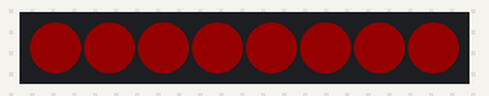
Bench run of a program on a simulated Raspberry Pi Pico running CircuitPython. Parts: 8 RGB LEDs in strip order, left to right. Dim RGB values are drawn brighter than linear.

Above: at 0.1 s.
At 0.9 s:
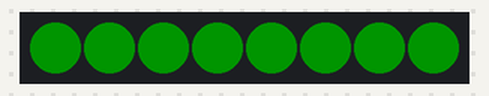
At 1.7 s:
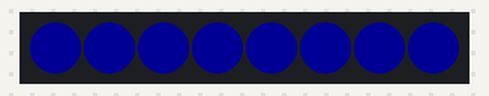
Timing chart, 0 to 130.0 s (numbered marks = the images above):
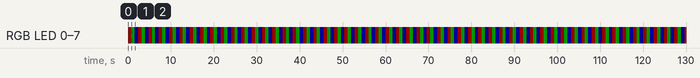

The program:

Ws2812_1.py
```python
import time
import board
import neopixel
import digitalio


# Update this to match the number of NeoPixel LEDs connected to your board.
num_pixels = 8

pixels = neopixel.NeoPixel(board.GP0, num_pixels)
pixels.brightness = 0.08


while True:

        pixels.fill((250, 0, 0))
        time.sleep(0.8)

        pixels.fill((0, 250, 0))
        time.sleep(0.8)

        pixels.fill((0, 0, 250))
        time.sleep(0.8)
```

Measured:
- by itself, RGB LED 0–7: repeats every 2.4 s: RGB(0, 20, 0) 0.80 s, RGB(0, 0, 20) 0.80 s, RGB(20, 0, 0) 0.80 s
- by itself, everything shown: repeats every 2.4 s, in 3 steps
- what the display in image 1 shows lasts 0.8 s, from 0.8 s to 1.6 s
